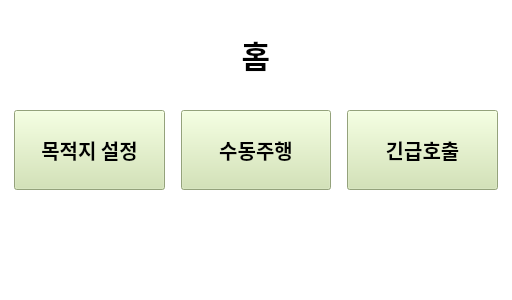
<?xml version="1.0" encoding="UTF-8"?>
<ui version="4.0">
 <class>MainWindow</class>
 <widget class="QMainWindow" name="MainWindow">
  <property name="geometry">
   <rect>
    <x>0</x>
    <y>0</y>
    <width>512</width>
    <height>300</height>
   </rect>
  </property>
  <property name="windowTitle">
   <string>MainWindow</string>
  </property>
  <property name="styleSheet">
   <string notr="true">background-color: white;</string>
  </property>
  <widget class="QWidget" name="centralwidget">
   <layout class="QGridLayout" name="gridLayout">
    <item row="0" column="1">
     <widget class="QLabel" name="title">
      <property name="sizePolicy">
       <sizepolicy hsizetype="Expanding" vsizetype="Expanding">
        <horstretch>0</horstretch>
        <verstretch>0</verstretch>
       </sizepolicy>
      </property>
      <property name="font">
       <font>
        <family>Malgun Gothic</family>
        <pointsize>23</pointsize>
        <weight>75</weight>
        <bold>true</bold>
       </font>
      </property>
      <property name="text">
       <string>홈</string>
      </property>
      <property name="alignment">
       <set>Qt::AlignCenter</set>
      </property>
     </widget>
    </item>
    <item row="2" column="1">
     <widget class="QPushButton" name="btn_manDriving">
      <property name="sizePolicy">
       <sizepolicy hsizetype="Expanding" vsizetype="Expanding">
        <horstretch>0</horstretch>
        <verstretch>0</verstretch>
       </sizepolicy>
      </property>
      <property name="font">
       <font>
        <family>Malgun Gothic</family>
        <pointsize>15</pointsize>
        <weight>75</weight>
        <bold>true</bold>
       </font>
      </property>
      <property name="styleSheet">
       <string notr="true">background-color: #cfe3ac;
margin: 5px;
padding: 5px;</string>
      </property>
      <property name="text">
       <string>수동주행</string>
      </property>
     </widget>
    </item>
    <item row="2" column="0">
     <widget class="QPushButton" name="btn_selDes">
      <property name="sizePolicy">
       <sizepolicy hsizetype="Expanding" vsizetype="Expanding">
        <horstretch>0</horstretch>
        <verstretch>0</verstretch>
       </sizepolicy>
      </property>
      <property name="font">
       <font>
        <family>Malgun Gothic</family>
        <pointsize>15</pointsize>
        <weight>75</weight>
        <bold>true</bold>
       </font>
      </property>
      <property name="styleSheet">
       <string notr="true">background-color: #cfe3ac;
margin: 5px;
padding: 5px;</string>
      </property>
      <property name="text">
       <string>목적지 설정</string>
      </property>
     </widget>
    </item>
    <item row="4" column="1">
     <widget class="QLabel" name="label_4">
      <property name="sizePolicy">
       <sizepolicy hsizetype="Expanding" vsizetype="Expanding">
        <horstretch>0</horstretch>
        <verstretch>0</verstretch>
       </sizepolicy>
      </property>
      <property name="font">
       <font>
        <pointsize>12</pointsize>
       </font>
      </property>
      <property name="styleSheet">
       <string notr="true">color: white;</string>
      </property>
      <property name="text">
       <string>TextLabel</string>
      </property>
     </widget>
    </item>
    <item row="2" column="2">
     <widget class="QPushButton" name="btn_emrCall">
      <property name="sizePolicy">
       <sizepolicy hsizetype="Expanding" vsizetype="Expanding">
        <horstretch>0</horstretch>
        <verstretch>0</verstretch>
       </sizepolicy>
      </property>
      <property name="font">
       <font>
        <family>Malgun Gothic</family>
        <pointsize>15</pointsize>
        <weight>75</weight>
        <bold>true</bold>
       </font>
      </property>
      <property name="styleSheet">
       <string notr="true">background-color: #cfe3ac;
margin: 5px;
padding: 5px;</string>
      </property>
      <property name="text">
       <string>긴급호출</string>
      </property>
     </widget>
    </item>
   </layout>
  </widget>
 </widget>
 <resources/>
 <connections/>
</ui>
